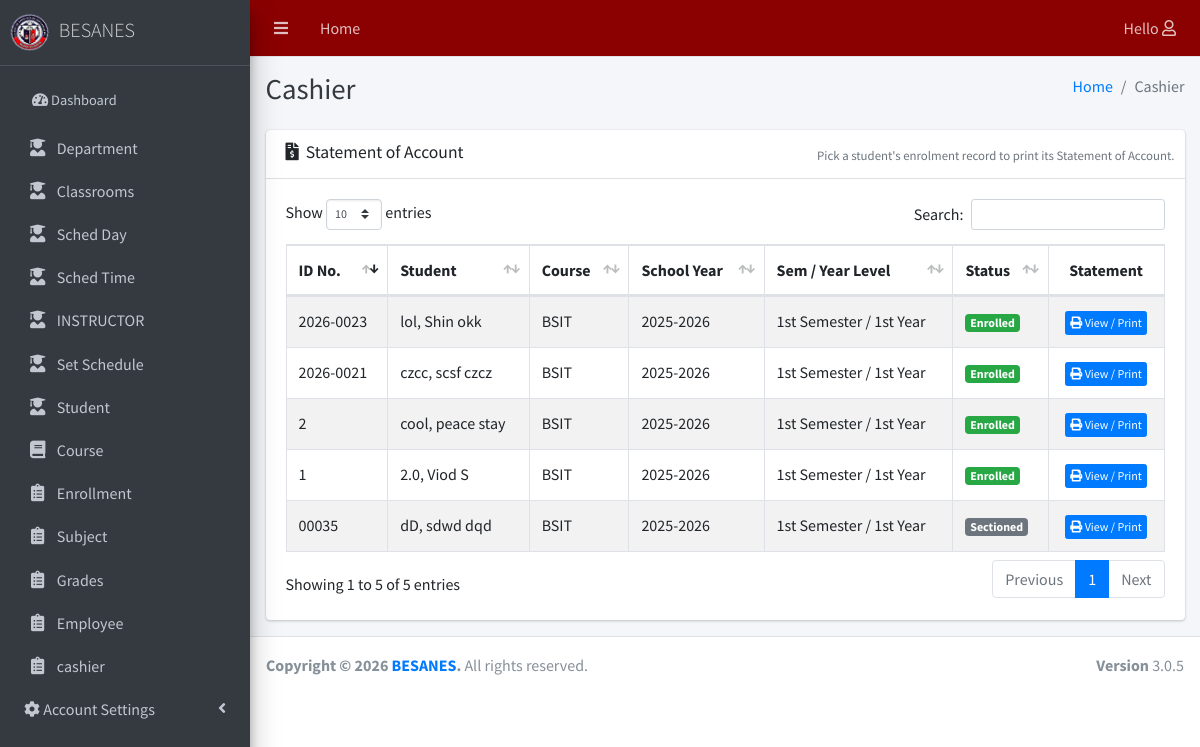
Page /module/cashier/index.php (signed in) on the committed database.
### tables this page shows
CREATE TABLE `tblenrollment` (
  `ENROLLMENT_ID` int(11) NOT NULL,
  `S_ID` int(11) NOT NULL,
  `COURSE_ID` int(11) NOT NULL,
  `SECTION_ID` int(11) DEFAULT NULL,
  `SY_ID` int(11) NOT NULL,
  `YEAR_LEVEL` varchar(20) NOT NULL,
  `SEMESTER` varchar(20) NOT NULL,
  `CATEGORY` varchar(30) NOT NULL DEFAULT 'New',
  `CURRICULUM_YR` varchar(20) DEFAULT NULL,
  `DATE_RESERVED` date DEFAULT NULL,
  `DATE_ENROLLED` date DEFAULT NULL,
  `STATUS` varchar(30) NOT NULL DEFAULT 'Registered',
  `AMOUNT_DUE` decimal(10,2) NOT NULL DEFAULT 0.00,
  `AMOUNT_PAID` decimal(10,2) NOT NULL DEFAULT 0.00,
  `REG_FEE_PAID` decimal(10,2) NOT NULL DEFAULT 0.00,
  `ENCODED_BY` int(11) DEFAULT NULL
);

CREATE TABLE `tblstudent` (
  `S_ID` int(11) NOT NULL,
  `IDNO` varchar(20) NOT NULL,
  `FNAME` varchar(40) NOT NULL,
  `LNAME` varchar(40) NOT NULL,
  `MNAME` varchar(40) NOT NULL,
  `SEX` varchar(10) NOT NULL DEFAULT 'Male',
  `BDAY` date DEFAULT NULL,
  `BPLACE` text DEFAULT NULL,
  `STATUS` varchar(30) NOT NULL DEFAULT 'Active',
  `AGE` int(11) DEFAULT NULL,
  `NATIONALITY` varchar(40) DEFAULT NULL,
  `RELIGION` varchar(255) DEFAULT NULL,
  `CONTACT_NO` varchar(40) DEFAULT NULL,
  `HOME_ADD` text DEFAULT NULL,
  `EMAIL` varchar(150) DEFAULT NULL,
  `photo` text DEFAULT NULL,
  `ACC_PASSWORD` text DEFAULT NULL,
  `LRNNO` varchar(15) DEFAULT NULL,
  `CONTACTPERSON` varchar(150) DEFAULT NULL,
  `COMPANYIDNO` int(11) DEFAULT NULL,
  `COURSE_ID` int(11) DEFAULT NULL,
  `AddedBy` int(11) DEFAULT NULL
);

CREATE TABLE `tblcourses` (
  `COURSE_ID` int(11) NOT NULL,
  `COURSE_CODE` varchar(20) NOT NULL,
  `COURSE_NAME` varchar(150) NOT NULL,
  `COURSE_DESC` text DEFAULT NULL,
  `STATUS` varchar(20) NOT NULL DEFAULT 'Active'
);

CREATE TABLE `tblschoolyear` (
  `SY_ID` int(11) NOT NULL,
  `SCHOOL_YEAR` varchar(20) NOT NULL,
  `STATUS` varchar(20) NOT NULL DEFAULT 'Inactive'
);

### module/cashier/index.php (called while the page is built, shortened)
<?php
require_once("../../theme/template.php");
?>

### include/database.php (called while the page is built, shortened)
<?php
class Database {
	var $query = '';
	public $conn;
	public function open_connection() {
		try {
		$this->conn = new PDO("mysql:host=".DB_SERVER.";dbname=".DB_NAME. "", DB_USER,DB_PASS);
		$this->conn->setAttribute(PDO::ATTR_ERRMODE, PDO::ERRMODE_EXCEPTION);
		}catch(PDOException $e){
			echo "Problem in database connection! Contact administrator!". $e->getMessage();
		}
	}
	function setQuery($sql='') {
		try {
		   $this->sql_string=$sql;
			$this->query = $this->conn->prepare($this->sql_string);
			$this->query->execute();
		  } catch (PDOException $e) {
		    echo "Failed to get query handle: " . $e->getMessage() . "\n";
		    exit;
		  }
	}
	function loadResultList() {
		$results = $this->query->fetchAll(PDO::FETCH_OBJ);
		return $results;
	}
}
$mydb = new Database();
?>

### module/cashier/list.php (the view, shortened to what this page needs)
<?php
global $mydb;
$rows = array();
$mydb->setQuery("SELECT e.ENROLLMENT_ID, e.YEAR_LEVEL, e.SEMESTER, e.STATUS,
      s.IDNO, s.LNAME, s.FNAME, s.MNAME,
      c.COURSE_CODE, sy.SCHOOL_YEAR
    FROM `tblenrollment` e
    JOIN `tblstudent`    s  ON s.S_ID      = e.S_ID
    JOIN `tblcourses`    c  ON c.COURSE_ID = e.COURSE_ID
    JOIN `tblschoolyear` sy ON sy.SY_ID    = e.SY_ID
    ORDER BY e.ENROLLMENT_ID DESC");
foreach ($mydb->loadResultList() as $r) { $rows[] = $r; }
?>
<section class="content">
  <div class="container-fluid">
    <div class="row">
      <div class="col-12">
        <div class="card">
          <div class="card-header">
            <h3 class="card-title"><i class="fa fa-file-invoice-dollar"></i>&nbsp; Statement of Account</h3>
            <div class="card-tools">
              <span class="text-muted small">Pick a student's enrolment record to print its Statement of Account.</span>
            </div>
          </div>
          <div class="card-body">
            <table id="tblcashierlist" class="table table-bordered table-striped" style="width:100%">
              <thead>
                <tr>
                  <th>ID No.</th>
                  <th>Student</th>
                  <th>Course</th>
                  <th>School Year</th>
                  <th>Sem / Year Level</th>
                  <th>Status</th>
                  <th class="text-center">Statement</th>
                </tr>
              </thead>
              <tbody>
                <?php foreach ($rows as $r) {
                  $statusClass = 'secondary';
                  if ($r->STATUS == 'Enrolled')   { $statusClass = 'success'; }
                ?>
                <tr>
                  <td><?php echo htmlspecialchars($r->IDNO); ?></td>
                  <td><?php echo htmlspecialchars(trim($r->LNAME.', '.$r->FNAME.' '.$r->MNAME)); ?></td>
                  <td><?php echo htmlspecialchars($r->COURSE_CODE); ?></td>
                  <td><?php echo htmlspecialchars($r->SCHOOL_YEAR); ?></td>
                  <td><?php echo htmlspecialchars($r->SEMESTER.' / '.$r->YEAR_LEVEL); ?></td>
                  <td><span class="badge badge-<?php echo $statusClass; ?>"><?php echo htmlspecialchars($r->STATUS); ?></span></td>
                  <td class="text-center">
                    <button type="button" EID="<?php echo $r->ENROLLMENT_ID; ?>" class="btn btn-primary btn-xs viewSOA" title="Statement of Account">
                      <span class="fa fa-print"></span> View / Print
                    </button>
                  </td>
                </tr>
                <?php } ?>
              </tbody>
            </table>
          </div>
        </div>
      </div>
    </div>
  </div>
</section>

### rows in the picture
tblenrollment: S_ID.IDNO "00035", S_ID.MNAME "dD, sdwd dqd", COURSE_ID.COURSE_CODE "BSIT", SY_ID.SCHOOL_YEAR "2025-2026", SEMESTER+YEAR_LEVEL "1st Semester / 1st Year", STATUS "Sectioned"
tblenrollment: S_ID.IDNO "2026-0023", S_ID.MNAME "lol, Shin okk", COURSE_ID.COURSE_CODE "BSIT", SY_ID.SCHOOL_YEAR "2025-2026", SEMESTER+YEAR_LEVEL "1st Semester / 1st Year", STATUS "Enrolled"
tblenrollment: S_ID.IDNO "2026-0021", S_ID.MNAME "czcc, scsf czcz", COURSE_ID.COURSE_CODE "BSIT", SY_ID.SCHOOL_YEAR "2025-2026", SEMESTER+YEAR_LEVEL "1st Semester / 1st Year", STATUS "Enrolled"
tblenrollment: S_ID.IDNO "2", S_ID.MNAME "cool, peace stay", COURSE_ID.COURSE_CODE "BSIT", SY_ID.SCHOOL_YEAR "2025-2026", SEMESTER+YEAR_LEVEL "1st Semester / 1st Year", STATUS "Enrolled"
tblenrollment: S_ID.IDNO "1", S_ID.MNAME "2.0, Viod S", COURSE_ID.COURSE_CODE "BSIT", SY_ID.SCHOOL_YEAR "2025-2026", SEMESTER+YEAR_LEVEL "1st Semester / 1st Year", STATUS "Enrolled"

### other values in the picture
$title "Cashier"
